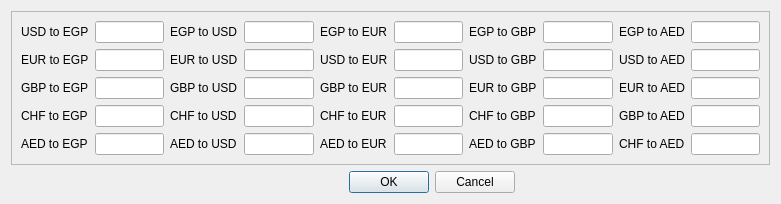
<?xml version="1.0" encoding="UTF-8"?>
<ui version="4.0">
 <class>Dialog</class>
 <widget class="QDialog" name="Dialog">
  <property name="geometry">
   <rect>
    <x>0</x>
    <y>0</y>
    <width>781</width>
    <height>191</height>
   </rect>
  </property>
  <property name="windowTitle">
   <string>Dialog</string>
  </property>
  <layout class="QGridLayout" name="gridLayout">
   <item row="1" column="1">
    <widget class="QDialogButtonBox" name="buttonBox">
     <property name="orientation">
      <enum>Qt::Horizontal</enum>
     </property>
     <property name="standardButtons">
      <set>QDialogButtonBox::Cancel|QDialogButtonBox::Ok</set>
     </property>
    </widget>
   </item>
   <item row="1" column="0">
    <spacer name="horizontalSpacer">
     <property name="orientation">
      <enum>Qt::Horizontal</enum>
     </property>
     <property name="sizeHint" stdset="0">
      <size>
       <width>40</width>
       <height>20</height>
      </size>
     </property>
    </spacer>
   </item>
   <item row="1" column="2">
    <spacer name="horizontalSpacer_2">
     <property name="orientation">
      <enum>Qt::Horizontal</enum>
     </property>
     <property name="sizeHint" stdset="0">
      <size>
       <width>40</width>
       <height>20</height>
      </size>
     </property>
    </spacer>
   </item>
   <item row="0" column="0" colspan="3">
    <widget class="QFrame" name="frame">
     <property name="frameShape">
      <enum>QFrame::StyledPanel</enum>
     </property>
     <property name="frameShadow">
      <enum>QFrame::Raised</enum>
     </property>
     <layout class="QGridLayout" name="gridLayout_2">
      <item row="0" column="0">
       <widget class="QLabel" name="currencyLabel">
        <property name="text">
         <string>USD to EGP</string>
        </property>
       </widget>
      </item>
      <item row="0" column="1">
       <widget class="QLineEdit" name="lineEdit"/>
      </item>
      <item row="0" column="2">
       <widget class="QLabel" name="currencyLabel_10">
        <property name="text">
         <string>EGP to USD</string>
        </property>
       </widget>
      </item>
      <item row="0" column="3">
       <widget class="QLineEdit" name="lineEdit_9"/>
      </item>
      <item row="0" column="4">
       <widget class="QLabel" name="currencyLabel_15">
        <property name="text">
         <string>EGP to EUR</string>
        </property>
       </widget>
      </item>
      <item row="0" column="5">
       <widget class="QLineEdit" name="lineEdit_14"/>
      </item>
      <item row="0" column="6">
       <widget class="QLabel" name="currencyLabel_16">
        <property name="text">
         <string>EGP to GBP</string>
        </property>
       </widget>
      </item>
      <item row="0" column="7">
       <widget class="QLineEdit" name="lineEdit_18"/>
      </item>
      <item row="0" column="8">
       <widget class="QLabel" name="currencyLabel_21">
        <property name="text">
         <string>EGP to AED</string>
        </property>
       </widget>
      </item>
      <item row="0" column="9">
       <widget class="QLineEdit" name="lineEdit_23"/>
      </item>
      <item row="1" column="0">
       <widget class="QLabel" name="currencyLabel_2">
        <property name="text">
         <string>EUR to EGP</string>
        </property>
       </widget>
      </item>
      <item row="1" column="1">
       <widget class="QLineEdit" name="lineEdit_2"/>
      </item>
      <item row="1" column="2">
       <widget class="QLabel" name="currencyLabel_8">
        <property name="text">
         <string>EUR to USD</string>
        </property>
       </widget>
      </item>
      <item row="1" column="3">
       <widget class="QLineEdit" name="lineEdit_7"/>
      </item>
      <item row="1" column="4">
       <widget class="QLabel" name="currencyLabel_13">
        <property name="text">
         <string>USD to EUR</string>
        </property>
       </widget>
      </item>
      <item row="1" column="5">
       <widget class="QLineEdit" name="lineEdit_12"/>
      </item>
      <item row="1" column="6">
       <widget class="QLabel" name="currencyLabel_20">
        <property name="text">
         <string>USD to GBP</string>
        </property>
       </widget>
      </item>
      <item row="1" column="7">
       <widget class="QLineEdit" name="lineEdit_16"/>
      </item>
      <item row="1" column="8">
       <widget class="QLabel" name="currencyLabel_25">
        <property name="text">
         <string>USD to AED</string>
        </property>
       </widget>
      </item>
      <item row="1" column="9">
       <widget class="QLineEdit" name="lineEdit_21"/>
      </item>
      <item row="2" column="0">
       <widget class="QLabel" name="currencyLabel_3">
        <property name="text">
         <string>GBP to EGP</string>
        </property>
       </widget>
      </item>
      <item row="2" column="1">
       <widget class="QLineEdit" name="lineEdit_3"/>
      </item>
      <item row="2" column="2">
       <widget class="QLabel" name="currencyLabel_7">
        <property name="text">
         <string>GBP to USD</string>
        </property>
       </widget>
      </item>
      <item row="2" column="3">
       <widget class="QLineEdit" name="lineEdit_10"/>
      </item>
      <item row="2" column="4">
       <widget class="QLabel" name="currencyLabel_12">
        <property name="text">
         <string>GBP to EUR</string>
        </property>
       </widget>
      </item>
      <item row="2" column="5">
       <widget class="QLineEdit" name="lineEdit_15"/>
      </item>
      <item row="2" column="6">
       <widget class="QLabel" name="currencyLabel_19">
        <property name="text">
         <string>EUR to GBP</string>
        </property>
       </widget>
      </item>
      <item row="2" column="7">
       <widget class="QLineEdit" name="lineEdit_17"/>
      </item>
      <item row="2" column="8">
       <widget class="QLabel" name="currencyLabel_24">
        <property name="text">
         <string>EUR to AED</string>
        </property>
       </widget>
      </item>
      <item row="2" column="9">
       <widget class="QLineEdit" name="lineEdit_22"/>
      </item>
      <item row="3" column="0">
       <widget class="QLabel" name="currencyLabel_4">
        <property name="text">
         <string>CHF to EGP</string>
        </property>
       </widget>
      </item>
      <item row="3" column="1">
       <widget class="QLineEdit" name="lineEdit_4"/>
      </item>
      <item row="3" column="2">
       <widget class="QLabel" name="currencyLabel_6">
        <property name="text">
         <string>CHF to USD</string>
        </property>
       </widget>
      </item>
      <item row="3" column="3">
       <widget class="QLineEdit" name="lineEdit_8"/>
      </item>
      <item row="3" column="4">
       <widget class="QLabel" name="currencyLabel_11">
        <property name="text">
         <string>CHF to EUR</string>
        </property>
       </widget>
      </item>
      <item row="3" column="5">
       <widget class="QLineEdit" name="lineEdit_13"/>
      </item>
      <item row="3" column="6">
       <widget class="QLabel" name="currencyLabel_17">
        <property name="text">
         <string>CHF to GBP</string>
        </property>
       </widget>
      </item>
      <item row="3" column="7">
       <widget class="QLineEdit" name="lineEdit_20"/>
      </item>
      <item row="3" column="8">
       <widget class="QLabel" name="currencyLabel_22">
        <property name="text">
         <string>GBP to AED</string>
        </property>
       </widget>
      </item>
      <item row="3" column="9">
       <widget class="QLineEdit" name="lineEdit_25"/>
      </item>
      <item row="4" column="0">
       <widget class="QLabel" name="currencyLabel_5">
        <property name="text">
         <string>AED to EGP</string>
        </property>
       </widget>
      </item>
      <item row="4" column="1">
       <widget class="QLineEdit" name="lineEdit_5"/>
      </item>
      <item row="4" column="2">
       <widget class="QLabel" name="currencyLabel_9">
        <property name="text">
         <string>AED to USD</string>
        </property>
       </widget>
      </item>
      <item row="4" column="3">
       <widget class="QLineEdit" name="lineEdit_6"/>
      </item>
      <item row="4" column="4">
       <widget class="QLabel" name="currencyLabel_14">
        <property name="text">
         <string>AED to EUR</string>
        </property>
       </widget>
      </item>
      <item row="4" column="5">
       <widget class="QLineEdit" name="lineEdit_11"/>
      </item>
      <item row="4" column="6">
       <widget class="QLabel" name="currencyLabel_18">
        <property name="text">
         <string>AED to GBP</string>
        </property>
       </widget>
      </item>
      <item row="4" column="7">
       <widget class="QLineEdit" name="lineEdit_19"/>
      </item>
      <item row="4" column="8">
       <widget class="QLabel" name="currencyLabel_23">
        <property name="text">
         <string>CHF to AED</string>
        </property>
       </widget>
      </item>
      <item row="4" column="9">
       <widget class="QLineEdit" name="lineEdit_24"/>
      </item>
     </layout>
    </widget>
   </item>
  </layout>
 </widget>
 <resources/>
 <connections>
  <connection>
   <sender>buttonBox</sender>
   <signal>accepted()</signal>
   <receiver>Dialog</receiver>
   <slot>accept()</slot>
   <hints>
    <hint type="sourcelabel">
     <x>227</x>
     <y>173</y>
    </hint>
    <hint type="destinationlabel">
     <x>157</x>
     <y>190</y>
    </hint>
   </hints>
  </connection>
  <connection>
   <sender>buttonBox</sender>
   <signal>rejected()</signal>
   <receiver>Dialog</receiver>
   <slot>reject()</slot>
   <hints>
    <hint type="sourcelabel">
     <x>295</x>
     <y>179</y>
    </hint>
    <hint type="destinationlabel">
     <x>286</x>
     <y>190</y>
    </hint>
   </hints>
  </connection>
 </connections>
</ui>
